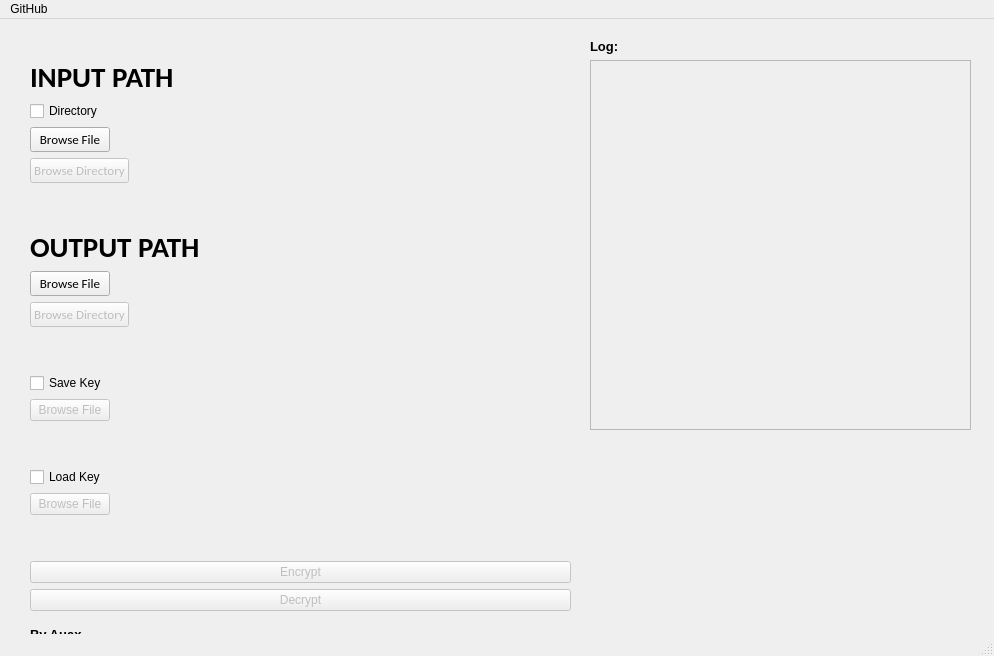
<?xml version="1.0" encoding="UTF-8"?>
<ui version="4.0">
 <class>MainWindow</class>
 <widget class="QMainWindow" name="MainWindow">
  <property name="geometry">
   <rect>
    <x>0</x>
    <y>0</y>
    <width>994</width>
    <height>656</height>
   </rect>
  </property>
  <property name="windowTitle">
   <string>MainWindow</string>
  </property>
  <widget class="QWidget" name="centralwidget">
   <widget class="QWidget" name="">
    <property name="geometry">
     <rect>
      <x>590</x>
      <y>20</y>
      <width>381</width>
      <height>391</height>
     </rect>
    </property>
    <layout class="QVBoxLayout" name="log_layout">
     <item>
      <widget class="QLabel" name="label">
       <property name="font">
        <font>
         <pointsize>10</pointsize>
         <weight>75</weight>
         <bold>true</bold>
        </font>
       </property>
       <property name="text">
        <string>Log:</string>
       </property>
      </widget>
     </item>
     <item>
      <widget class="QTextEdit" name="log">
       <property name="enabled">
        <bool>false</bool>
       </property>
       <property name="sizePolicy">
        <sizepolicy hsizetype="Expanding" vsizetype="Expanding">
         <horstretch>0</horstretch>
         <verstretch>0</verstretch>
        </sizepolicy>
       </property>
       <property name="font">
        <font>
         <underline>false</underline>
         <kerning>true</kerning>
        </font>
       </property>
       <property name="html">
        <string>&lt;!DOCTYPE HTML PUBLIC &quot;-//W3C//DTD HTML 4.0//EN&quot; &quot;http://www.w3.org/TR/REC-html40/strict.dtd&quot;&gt;
&lt;html&gt;&lt;head&gt;&lt;meta name=&quot;qrichtext&quot; content=&quot;1&quot; /&gt;&lt;style type=&quot;text/css&quot;&gt;
p, li { white-space: pre-wrap; }
&lt;/style&gt;&lt;/head&gt;&lt;body style=&quot; font-family:'MS Shell Dlg 2'; font-size:8.25pt; font-weight:400; font-style:normal;&quot;&gt;
&lt;p style=&quot;-qt-paragraph-type:empty; margin-top:0px; margin-bottom:0px; margin-left:0px; margin-right:0px; -qt-block-indent:0; text-indent:0px;&quot;&gt;&lt;br /&gt;&lt;/p&gt;&lt;/body&gt;&lt;/html&gt;</string>
       </property>
      </widget>
     </item>
    </layout>
   </widget>
   <widget class="QWidget" name="">
    <property name="geometry">
     <rect>
      <x>30</x>
      <y>40</y>
      <width>541</width>
      <height>593</height>
     </rect>
    </property>
    <layout class="QVBoxLayout" name="content_layout">
     <item>
      <layout class="QVBoxLayout" name="input_layout">
       <item>
        <widget class="QLabel" name="title_inp">
         <property name="font">
          <font>
           <family>Calibri</family>
           <pointsize>22</pointsize>
           <weight>75</weight>
           <bold>true</bold>
          </font>
         </property>
         <property name="text">
          <string>INPUT PATH</string>
         </property>
        </widget>
       </item>
       <item>
        <widget class="QCheckBox" name="mode_cb">
         <property name="text">
          <string>Directory</string>
         </property>
        </widget>
       </item>
       <item>
        <widget class="QPushButton" name="browse_file_inp_btn">
         <property name="enabled">
          <bool>true</bool>
         </property>
         <property name="sizePolicy">
          <sizepolicy hsizetype="Fixed" vsizetype="Fixed">
           <horstretch>0</horstretch>
           <verstretch>0</verstretch>
          </sizepolicy>
         </property>
         <property name="font">
          <font>
           <family>Calibri</family>
           <pointsize>10</pointsize>
          </font>
         </property>
         <property name="text">
          <string>Browse File</string>
         </property>
        </widget>
       </item>
       <item>
        <widget class="QPushButton" name="browse_directory_inp_btn">
         <property name="enabled">
          <bool>false</bool>
         </property>
         <property name="sizePolicy">
          <sizepolicy hsizetype="Fixed" vsizetype="Fixed">
           <horstretch>0</horstretch>
           <verstretch>0</verstretch>
          </sizepolicy>
         </property>
         <property name="font">
          <font>
           <family>Calibri</family>
           <pointsize>10</pointsize>
          </font>
         </property>
         <property name="text">
          <string>Browse Directory</string>
         </property>
        </widget>
       </item>
       <item>
        <widget class="QLabel" name="input_path">
         <property name="text">
          <string/>
         </property>
        </widget>
       </item>
      </layout>
     </item>
     <item>
      <spacer name="verticalSpacer">
       <property name="orientation">
        <enum>Qt::Vertical</enum>
       </property>
       <property name="sizeType">
        <enum>QSizePolicy::Fixed</enum>
       </property>
       <property name="sizeHint" stdset="0">
        <size>
         <width>20</width>
         <height>20</height>
        </size>
       </property>
      </spacer>
     </item>
     <item>
      <layout class="QVBoxLayout" name="output_layout">
       <item>
        <widget class="QLabel" name="title_out">
         <property name="font">
          <font>
           <family>Calibri</family>
           <pointsize>22</pointsize>
           <weight>75</weight>
           <bold>true</bold>
          </font>
         </property>
         <property name="text">
          <string>OUTPUT PATH</string>
         </property>
        </widget>
       </item>
       <item>
        <widget class="QPushButton" name="browse_file_out_btn">
         <property name="enabled">
          <bool>true</bool>
         </property>
         <property name="sizePolicy">
          <sizepolicy hsizetype="Fixed" vsizetype="Fixed">
           <horstretch>0</horstretch>
           <verstretch>0</verstretch>
          </sizepolicy>
         </property>
         <property name="font">
          <font>
           <family>Calibri</family>
           <pointsize>10</pointsize>
           <weight>50</weight>
           <bold>false</bold>
          </font>
         </property>
         <property name="text">
          <string>Browse File</string>
         </property>
        </widget>
       </item>
       <item>
        <widget class="QPushButton" name="browse_directory_out_btn">
         <property name="enabled">
          <bool>false</bool>
         </property>
         <property name="sizePolicy">
          <sizepolicy hsizetype="Fixed" vsizetype="Fixed">
           <horstretch>0</horstretch>
           <verstretch>0</verstretch>
          </sizepolicy>
         </property>
         <property name="font">
          <font>
           <family>Calibri</family>
           <pointsize>10</pointsize>
          </font>
         </property>
         <property name="text">
          <string>Browse Directory</string>
         </property>
        </widget>
       </item>
       <item>
        <widget class="QLabel" name="output_path">
         <property name="text">
          <string/>
         </property>
        </widget>
       </item>
      </layout>
     </item>
     <item>
      <spacer name="verticalSpacer_2">
       <property name="orientation">
        <enum>Qt::Vertical</enum>
       </property>
       <property name="sizeType">
        <enum>QSizePolicy::Fixed</enum>
       </property>
       <property name="sizeHint" stdset="0">
        <size>
         <width>20</width>
         <height>20</height>
        </size>
       </property>
      </spacer>
     </item>
     <item>
      <layout class="QVBoxLayout" name="save_key_layout">
       <item>
        <widget class="QCheckBox" name="save_key_cb">
         <property name="text">
          <string>Save Key</string>
         </property>
        </widget>
       </item>
       <item>
        <widget class="QPushButton" name="browse_save_key_btn">
         <property name="enabled">
          <bool>false</bool>
         </property>
         <property name="sizePolicy">
          <sizepolicy hsizetype="Fixed" vsizetype="Fixed">
           <horstretch>0</horstretch>
           <verstretch>0</verstretch>
          </sizepolicy>
         </property>
         <property name="text">
          <string>Browse File</string>
         </property>
        </widget>
       </item>
       <item>
        <widget class="QLabel" name="save_key_path">
         <property name="text">
          <string/>
         </property>
        </widget>
       </item>
      </layout>
     </item>
     <item>
      <spacer name="verticalSpacer_3">
       <property name="orientation">
        <enum>Qt::Vertical</enum>
       </property>
       <property name="sizeType">
        <enum>QSizePolicy::Fixed</enum>
       </property>
       <property name="sizeHint" stdset="0">
        <size>
         <width>20</width>
         <height>20</height>
        </size>
       </property>
      </spacer>
     </item>
     <item>
      <layout class="QVBoxLayout" name="load_key_layout">
       <item>
        <widget class="QCheckBox" name="load_key_cb">
         <property name="text">
          <string>Load Key</string>
         </property>
        </widget>
       </item>
       <item>
        <widget class="QPushButton" name="browse_load_key_btn">
         <property name="enabled">
          <bool>false</bool>
         </property>
         <property name="sizePolicy">
          <sizepolicy hsizetype="Fixed" vsizetype="Fixed">
           <horstretch>0</horstretch>
           <verstretch>0</verstretch>
          </sizepolicy>
         </property>
         <property name="text">
          <string>Browse File</string>
         </property>
        </widget>
       </item>
       <item>
        <widget class="QLabel" name="load_key_path">
         <property name="text">
          <string/>
         </property>
        </widget>
       </item>
      </layout>
     </item>
     <item>
      <spacer name="verticalSpacer_4">
       <property name="orientation">
        <enum>Qt::Vertical</enum>
       </property>
       <property name="sizeType">
        <enum>QSizePolicy::Fixed</enum>
       </property>
       <property name="sizeHint" stdset="0">
        <size>
         <width>20</width>
         <height>20</height>
        </size>
       </property>
      </spacer>
     </item>
     <item>
      <layout class="QVBoxLayout" name="btns_layout">
       <item>
        <widget class="QPushButton" name="encrypt_btn">
         <property name="enabled">
          <bool>false</bool>
         </property>
         <property name="sizePolicy">
          <sizepolicy hsizetype="Minimum" vsizetype="Minimum">
           <horstretch>0</horstretch>
           <verstretch>0</verstretch>
          </sizepolicy>
         </property>
         <property name="text">
          <string>Encrypt</string>
         </property>
        </widget>
       </item>
       <item>
        <widget class="QPushButton" name="decrypt_btn">
         <property name="enabled">
          <bool>false</bool>
         </property>
         <property name="sizePolicy">
          <sizepolicy hsizetype="Minimum" vsizetype="Minimum">
           <horstretch>0</horstretch>
           <verstretch>0</verstretch>
          </sizepolicy>
         </property>
         <property name="text">
          <string>Decrypt</string>
         </property>
        </widget>
       </item>
      </layout>
     </item>
     <item>
      <widget class="QLabel" name="credits">
       <property name="font">
        <font>
         <pointsize>10</pointsize>
         <weight>75</weight>
         <bold>true</bold>
        </font>
       </property>
       <property name="layoutDirection">
        <enum>Qt::LeftToRight</enum>
       </property>
       <property name="text">
        <string>By Auax</string>
       </property>
      </widget>
     </item>
    </layout>
   </widget>
  </widget>
  <widget class="QMenuBar" name="menubar">
   <property name="geometry">
    <rect>
     <x>0</x>
     <y>0</y>
     <width>994</width>
     <height>21</height>
    </rect>
   </property>
   <widget class="QMenu" name="menu_github">
    <property name="title">
     <string>GitHub</string>
    </property>
    <addaction name="open_github"/>
   </widget>
   <addaction name="menu_github"/>
  </widget>
  <widget class="QStatusBar" name="statusbar"/>
  <action name="open_github">
   <property name="text">
    <string>Open GitHub</string>
   </property>
  </action>
  <action name="actionReport_a_bug">
   <property name="text">
    <string>Report a bug</string>
   </property>
  </action>
 </widget>
 <resources/>
 <connections/>
</ui>
